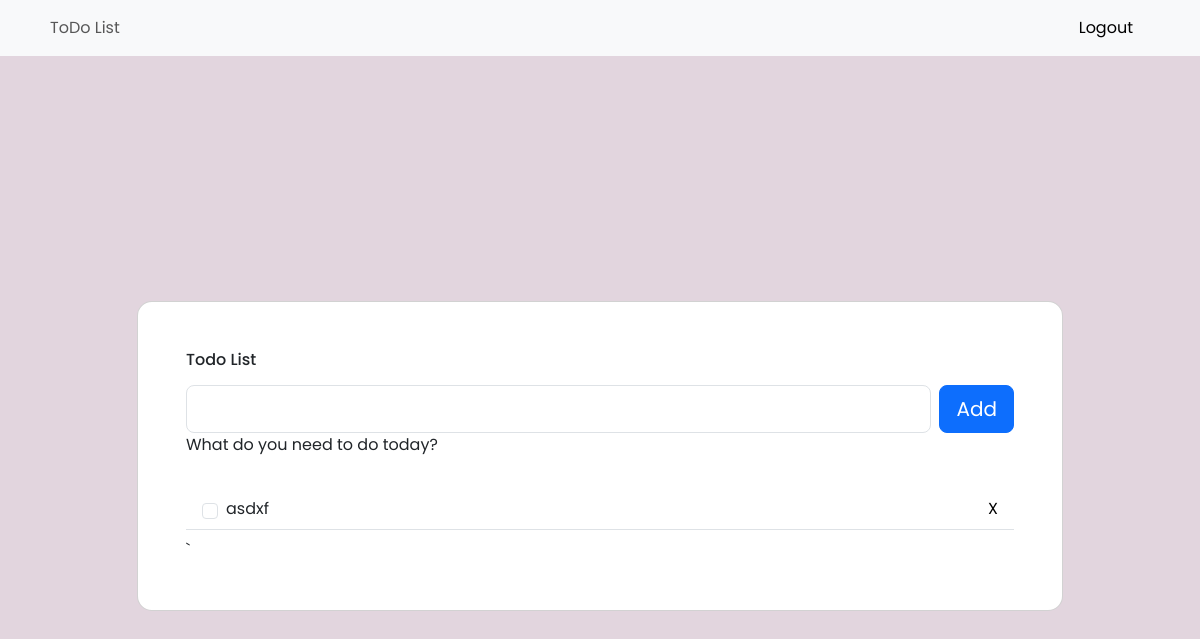
The page / (signed in) on the database as committed earlier.
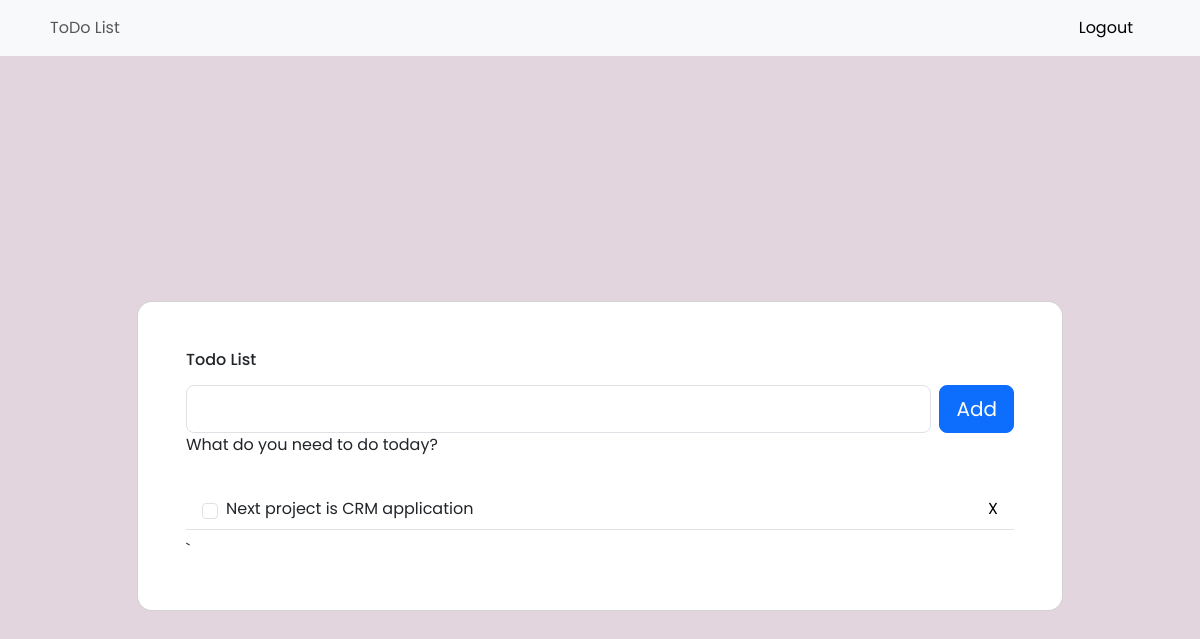
The same page on the database as committed later.
### todo/models.py (models this page shows, shortened)
class Task(models.Model):
    user= models.ForeignKey(User, on_delete=models.CASCADE)
    task=models.CharField(max_length=200)
    created_at = models.DateTimeField(auto_now_add=True)
    class Meta:
         get_latest_by = 'created_at'

### todo/views.py (the view, shortened to what this page needs)
# urls.py: path('', HomePage.as_view(), name='Home'),
class HomePage(LoginRequiredMixin, View):  # Inherit from LoginRequiredMixin
    login_url = '/login/'  # Set the login URL
    def get(self, request):
        Current_user = Task.objects.filter(user=request.user).order_by('-created_at')
        context = {'Current_user': Current_user}
        return render(request, 'homepage.html', context)

### todo/templates/homepage.html (shortened to what this page needs)
{% extends 'base.html' %}
{% load static %}
{% block content %}
<section  style="background-color: #e2d5de;">
    <div class="vh-100" style="background-color: #e2d5de;">
    <div class="container py-5 h-100" >
        <div class="row d-flex justify-content-center align-items-center h-100" style="z-index: -1000;">
            <div class="col col-xl-10">
                <div class="card" style="border-radius: 15px;">
                    <div class="card-body p-5">
                        <h6 class="mb-3">Todo List</h6>
                        <form class="d-flex justify-content-center align-items-center mb-4" action=" " method="POST">
                            <div class="form-outline flex-fill">
                                <input type="text"  name="todo_text" id="form3" class="form-control form-control-lg" />
                                <label class="form-label" for="form3">What do you need to do today?</label>
                            </div>
                            <button type="submit" class="btn btn-primary btn-lg ms-2 add-btn">Add</button>
                        </form>
                        {% for data in Current_user %}
                        <ul class="list-group mb-0">
                            <li
                                class="list-group-item d-flex justify-content-between align-items-center border-start-0 border-top-0 border-end-0 border-bottom rounded-0 mb-2">
                                <div class="d-flex align-items-center">
                                    <input class="form-check-input me-2" type="checkbox" value="" id="strikeCheckbox"
                                        aria-label="..." />
                                    <div id="textToStrike">{{data.task}}</div>
                                </div>
                                <div href="#!" data-mdb-toggle="tooltip" title="Remove item" style="cursor:pointer;">
                                    <a class="fas fa-times remove-item" href="/delete/{{ data.id }}">X</a>
                                </div>
                        </ul>
                        {% endfor %}
`
                    </div>
                </div>
            </div>
            </div>
        </div>
    </div>
</section>
{% endblock %}

### todo/templates/base.html (shortened to what this page needs)
{% load static %}
<!DOCTYPE html>
<html lang="en">
<head>
    <link href="https://cdn.jsdelivr.net/npm/bootstrap@5.3.2/dist/css/bootstrap.min.css" rel="stylesheet">
    <link href="{% static 'css/homepage.css' %}" rel="stylesheet">
    <link rel="stylesheet" href="{% static 'css/style.css' %}">
</head>
<body>
    <header>
        <nav class="navbar navbar-expand-lg navbar-light bg-light">
            <div class="container">
                <div class="collapse navbar-collapse" id="navbarButtonsExample">
                    <ul class="navbar-nav me-auto mb-2 mb-lg-0">
                        <li class="nav-item">
                            <a class="nav-link" href="/">ToDo List</a>
                        </li>
                    </ul>
                    {% if user.is_authenticated %}
                    <div class="d-flex align-items-center">
                        <a type="button" class="btn btn-link px-3 me-2" href="/logout">
                            Logout
                        </a>
                    </div>
                    {% endif %}
                </div>
            </div>
        </nav>
    </header>
    {% block content %}
    {% endblock %}
</body>
</html>

### todo/static/css/homepage.css (style rules this page uses)
.btn { color: black; text-decoration: none; }
.add-btn { color: white; margin-top: -33px; }
.remove-item { color: black; text-decoration: none; }

### todo/static/css/style.css (style rules this page uses)
:root { --notification-background: white; --notification-primary: black; --background: #FAF9FF; }
* { box-sizing: border-box; margin: 0px; padding: 0px; }
body { font-family: 'Poppins', sans-serif; background-color: var(--background); }

Rows that differ between the two databases and show on the page:
removed Task: task "asdxf"
added Task: task "Next project is CRM application"
